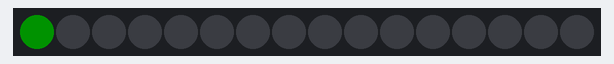
A sketch run on a simulated Arduino Uno, built with avr-gcc and run on an emulated ATmega328P. On the bench: 16 RGB LEDs in strip order, left to right. Dim RGB values are drawn brighter than linear.

Above: at 0.1 s.
At 1.6 s:
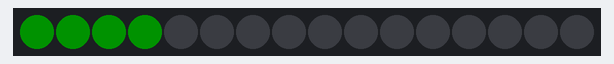
At 2.6 s:
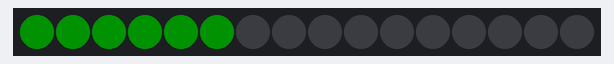
At 3.6 s:
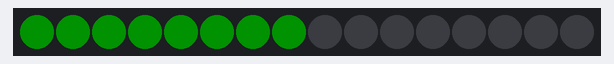
At 5.6 s:
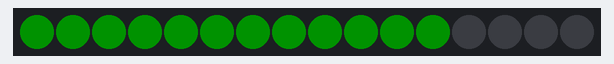
At 7.6 s:
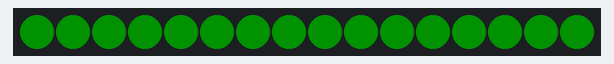

Measured:
- by itself, everything shown: repeats every 8.0 s, in 16 steps
- what the display in image 5 shows lasts 0.5 s, from 7.5 s to 8.0 s

The sketch:

Adafruit_Simple.ino
```cpp
#include <Adafruit_NeoPixel.h>
#ifdef __AVR__
 #include <avr/power.h>
#endif

#define PIN        6
#define NUMPIXELS 16

Adafruit_NeoPixel pixels(NUMPIXELS, PIN, NEO_GRB + NEO_KHZ800);

#define DELAYVAL 500

void setup() {
#if defined(__AVR_ATtiny85__) && (F_CPU == 16000000)
  clock_prescale_set(clock_div_1);
#endif

  pixels.begin();
  pixels.setBrightness(30);
}

void loop() {
  pixels.clear();

  for(int i=0; i<NUMPIXELS; i++) {
    pixels.setPixelColor(i, pixels.Color(0, 150, 0));
    pixels.show();
    delay(DELAYVAL);
  }
}
```
